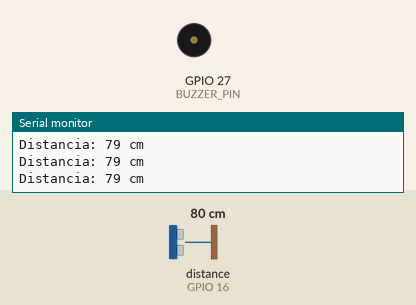
Recording of a sketch running on a simulated ESP32. Shown: buzzer (waves = sounding), the last lines printed to the serial monitor. Wiring (inferred from the names in the program): ultrasonic range finder: trigger GPIO 17; echo GPIO 16. The test bench sets the inputs (shaded band); at power-on: distance to the obstacle (sensor on GPIO 16) 80 cm. The echo pulse lasts 58.3 µs per cm.

Above: at 1.2 s.
1.3 s: distance to the obstacle (sensor on GPIO 16) set to 24 cm
2.8 s: distance to the obstacle (sensor on GPIO 16) set to 20 cm
At 3.5 s:
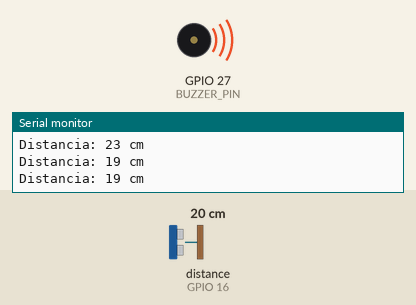
Timing chart, 0 to 10.3 s (numbered marks = the images above; inputs shaded):
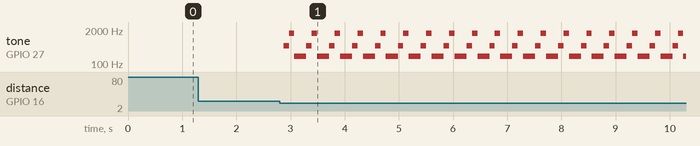

The sketch:

BUZZER_ULTRASONICO_Y_NEOPIXEL.ino
```cpp
//ULTRASONICO
#define TRIGGER_PIN 17
#define ECHO_PIN 16
long duration;
int distance;

//BUZZER
#include <EasyBuzzer.h>
int BUZZER_PIN = 27;

//NEOPIXEL
#include <Wire.h> //I2C
#include <Adafruit_NeoPixel.h>
#define PIXEL_COUNT 4
#define PIXEL_PIN_1 15
#define PIXEL_PIN_2 13

Adafruit_NeoPixel neopixel1(PIXEL_COUNT, PIXEL_PIN_1, NEO_GRB + NEO_KHZ800);
Adafruit_NeoPixel neopixel2(PIXEL_COUNT, PIXEL_PIN_2, NEO_GRB + NEO_KHZ800);

void setup()
{
  Serial.begin(115200);
  Wire.begin(21, 22); //Pines I2C de nuestro ESP32
  pinMode(TRIGGER_PIN, OUTPUT);
  pinMode(ECHO_PIN, INPUT);
  EasyBuzzer.setPin(BUZZER_PIN); //Initialize buzzer
}

void loop()
{
  //CONTROL ULTRASONICO
  digitalWrite(TRIGGER_PIN, LOW);
  delayMicroseconds(2);
  digitalWrite(TRIGGER_PIN, HIGH);
  delayMicroseconds(10);
  digitalWrite(TRIGGER_PIN, LOW);
  duration = pulseIn(ECHO_PIN, HIGH);
  distance = duration * 0.034 / 2;
  Serial.print("Distancia: ");
  Serial.print(distance);
  Serial.println(" cm");
  delay(20);

  if (distance <= 20)
  {
    //ENCENDEMOS EL NEOPIXEL
    for(int i = 0; i < PIXEL_COUNT; i++)
  {
    neopixel1.setPixelColor(i, neopixel1.Color(255,255,255));
    neopixel2.setPixelColor(i, neopixel2.Color(255,255,255));
  }
  neopixel1.show();
  neopixel2.show();

  EasyBuzzer.beep(500); // Frequency in hertz(HZ).
    delay(100);
    EasyBuzzer.beep(1500); // Frequency in hertz(HZ).
    delay(100);
    EasyBuzzer.beep(200); // Frequency in hertz(HZ).
    delay(100);
  }
  else
  {
    //MANTENEMOS APAGADO EL NEOPIXEL
  neopixel1.clear();
  neopixel2.clear();
  neopixel1.show();
  neopixel2.show();

    EasyBuzzer.stopBeep();
  }
  delay(100);
}
```

Measured:
- the behaviour switches between 22 and 21 cm on distance to the obstacle (sensor on GPIO 16) (found by bisection; images 0 and 1)
- after the input at 2.8 s, tone on GPIO 27 (BUZZER_PIN): silent → 500 Hz after 0.07 s, then repeats every 0.42 s: 1500 Hz 0.10 s, 200 Hz 0.22 s, 500 Hz 0.10 s
